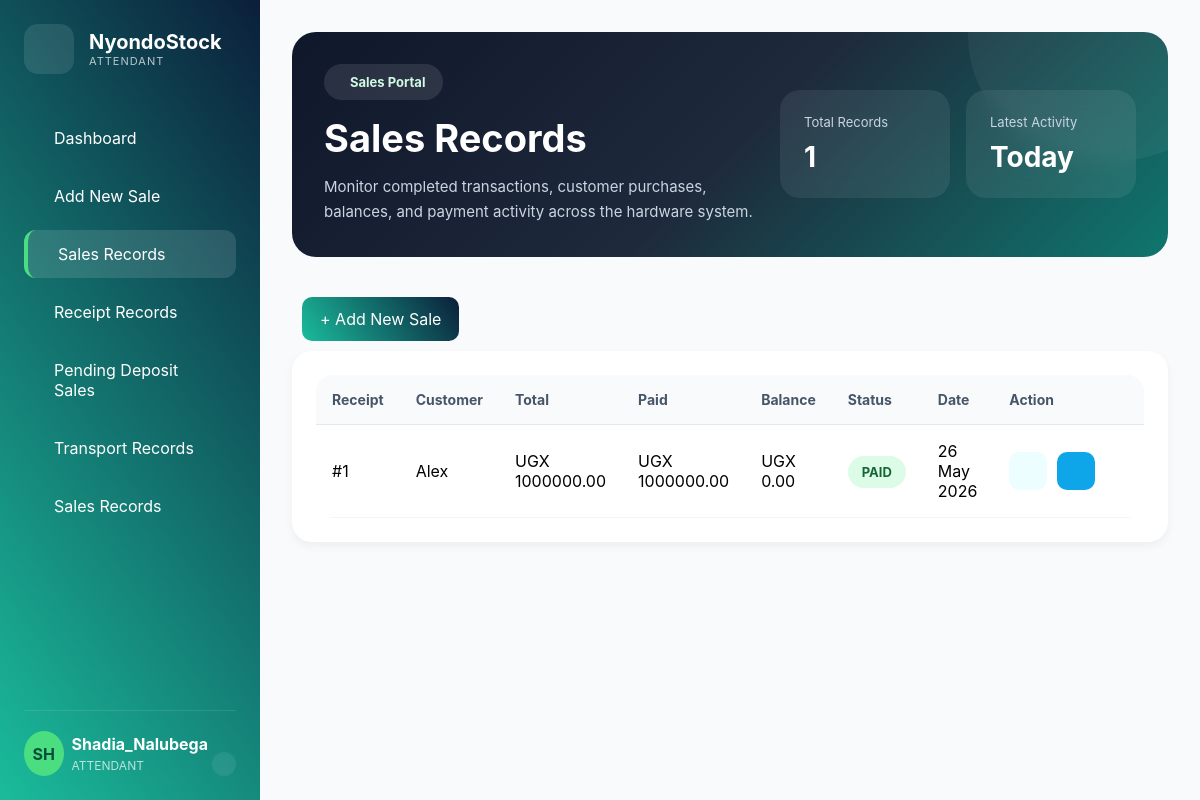
Page /sales_history/ (signed in) on the earlier database version.
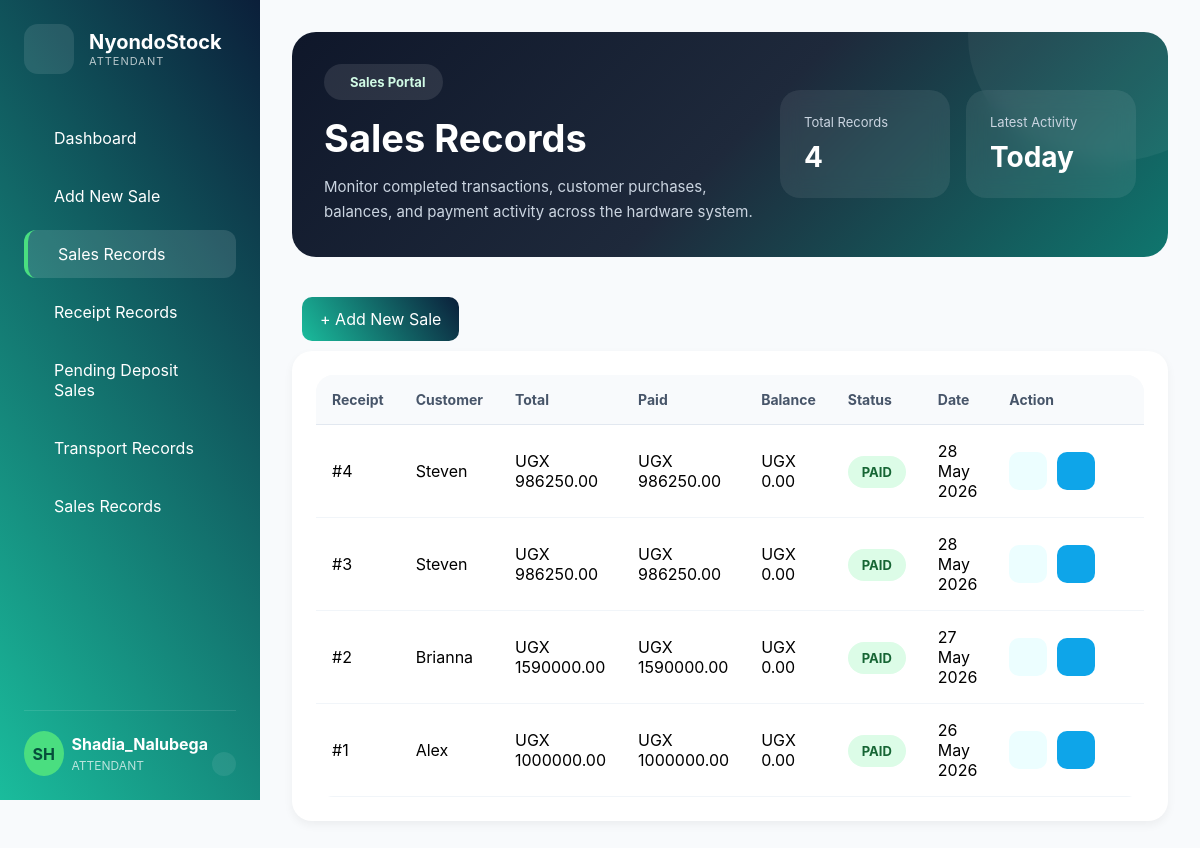
Same page on the later database version.
### sales_app/models.py (models this page shows)
class Sale(models.Model):
    PAYMENT_STATUS = (
        ('PAID', 'Paid'),
        ('PARTIAL', 'Partial'),
        ('CREDIT', 'Credit'),
    )
    PAYMENT_METHODS = (
        ('CASH', 'Cash'),
        ('MOMO', 'Mobile Money'),
        ('BANK', 'Bank Transfer'),
        ('CHEQUE', 'Cheque'),
    )
    SALE_SOURCES = (
        ('DIRECT', 'Direct Sale'),
        ('DEPOSIT', 'Deposit Completion'),
    )
    customer = models.ForeignKey(Customer, on_delete=models.SET_NULL, null=True)
    attendant = models.ForeignKey('auth.User', on_delete=models.SET_NULL, null=True)
    sale_source = models.CharField(
        max_length=20,
        choices=SALE_SOURCES,
        default='DIRECT'
    )
    deposit_reference = models.ForeignKey(
        'PendingCreditSale',
        on_delete=models.SET_NULL,
        null=True,
        blank=True,
        related_name='completed_sales'
    )
    subtotal_amount = models.DecimalField(
        max_digits=12,
        decimal_places=2,
        default=0
    )
    transport_charge = models.DecimalField(
        max_digits=12,
        decimal_places=2,
        default=0
    )
    total_amount = models.DecimalField(max_digits=12, decimal_places=2)
    payment_method = models.CharField(
    max_length=20,
    choices=PAYMENT_METHODS,
    default='CASH'
    )
    transaction_reference = models.CharField(
    max_length=100,
    blank=True,
    null=True
    )
    amount_paid = models.DecimalField(max_digits=12, decimal_places=2, default=0)
    balance = models.DecimalField(max_digits=12, decimal_places=2, default=0)
    payment_status = models.CharField(max_length=20, choices=PAYMENT_STATUS)
    pending_credit_sale = models.OneToOneField(
    'PendingCreditSale',
    on_delete=models.SET_NULL,
    null=True,
    blank=True
    )
    completed_sale = models.BooleanField(default=False)
    requires_delivery = models.BooleanField(default=False)
    created_at = models.DateTimeField(auto_now_add=True)

### customers_app/models.py (models this page shows, shortened)
class Customer(models.Model):
    CUSTOMER_TYPES = (
        ('NORMAL', 'Normal Buyer'),
        ('RETAIL', 'Retailer'),
        ('WHOLESALE', 'Wholesaler'),
    )
    customer_name = models.CharField(max_length=200)
    phone_number = models.CharField(max_length=20)
    nin = models.CharField(
        max_length=14,
        unique=True,
        blank=True,
        null=True
    )
    customer_type = models.CharField(
        max_length=20,
        choices=CUSTOMER_TYPES,
        default='NORMAL'
    )
    address = models.TextField(blank=True)
    balance_due = models.DecimalField(
        max_digits=12,
        decimal_places=2,
        default=0
    )
    registered_at = models.DateTimeField(auto_now_add=True)

### sales_app/views.py (the view)
@login_required
@allowed_roles(['ADMIN', 'ATTENDANT'])
def sales_history(request):
    sales = Sale.objects.select_related(
        'customer',
        'attendant'
    ).order_by('-created_at')
    context = {
        'sales': sales
    }
    return render(
        request,
        'attendant/sales_history.html',
        context
    )

### templates/attendant/sales_history.html (shortened to what this page needs)
{% extends 'manager/base_manager.html' %}
{% block content %}
<div class="records-hero">
    <div class="hero-left">
        <div class="hero-badge">
            Sales Portal
        </div>
        <h1>
            Sales Records
        </h1>
        <p>
            Monitor completed transactions, customer purchases,
            balances, and payment activity across the hardware system.
        </p>
    </div>
    <div class="hero-stats">
        <div class="hero-stat-card">
            <span>
                Total Records
            </span>
            <strong>
                {{ sales.count }}
            </strong>
        </div>
        <div class="hero-stat-card">
            <span>
                Latest Activity
            </span>
            <strong>
                Today
            </strong>
        </div>
    </div>
</div>
<div class="receipt-actions">
    <a href="{% url 'create_sale' %}" class="btn btn-primary">
        + Add New Sale
    </a>
</div>
<div class="history-card">
    <div class="history-table-wrapper">
    <table class="history-table">
        <thead>
            <tr>
                <th>Receipt</th>
                <th>Customer</th>
                <th>Total</th>
                <th>Paid</th>
                <th>Balance</th>
                <th>Status</th>
                <th>Date</th>
                <th>Action</th>
            </tr>
        </thead>
        <tbody>
            {% for sale in sales %}
            <tr>
                <td>
                    #{{ sale.id }}
                </td>
                <td>
                    {{ sale.customer.customer_name }}
                </td>
                <td>
                    UGX {{ sale.total_amount }}
                </td>
                <td>
                    UGX {{ sale.amount_paid }}
                </td>
                <td>
                    UGX {{ sale.balance }}
                </td>
                <td>
                    <span class="status-badge
                    {% if sale.payment_status == 'PAID' %}
                        paid
                    {% elif sale.payment_status == 'PARTIAL' %}
                        partial
                    {% else %}
                        credit
                    {% endif %}
                    ">
                        {{ sale.payment_status }}
                    </span>
                </td>
                <td>
                    {{ sale.created_at|date:"d M Y" }}
                </td>
                <td>
            <div class="action-buttons">
              <a href="{% url 'sale_details' sale.id %}" class="action-btn">
              </a>
              <a
                href="{% url 'edit_sale' sale.id %}"
                class="btn-icon edit"
              >
              </a>
              <a
                href="{% url 'sale_receipt' sale.id %}"
                class="btn-icon receipt-btn"
              >
              </a>
            </div>
          </td>
            </tr>
            {% empty %}
            <tr>
                <td colspan="8">
                    No sales found.
                </td>
            </tr>
            {% endfor %}
        </tbody>
    </table>
    </div>
</div>
{% endblock %}

### templates/manager/base_manager.html (shortened to what this page needs)
<!doctype html>
<html lang="en">
  <head>
    <link
      rel="stylesheet"
      href="https://cdnjs.cloudflare.com/ajax/libs/font-awesome/6.0.0/css/all.min.css"
    />
  </head>
  <body>
    <div class="layout">
      {% include 'manager/partials/sidebar.html' %}
      <main class="main">
        {% block content %}
        {% endblock %}
      </main>
    </div>
  </body>
</html>

### templates/manager/partials/sidebar.html (shortened to what this page needs)
<aside class="sidebar">
    <div class="logo-section">
        <div class="logo-icon">
        </div>
        <div>
            <h2>NyondoStock</h2>
            <p>
            <span>
                {% for group in request.user.groups.all %}
                {{ group.name }}
                {% endfor %}
            </span>
            </p>
        </div>
    </div>
    {% for group in request.user.groups.all %}
    {% if group.name == 'ADMIN' or group.name == 'ATTENDANT' %}
    <nav class="nav-menu">
        <a href="{% url 'attendant_dashboard' %}"
        class="nav-item {% if request.resolver_match.url_name == 'attendant_dashboard' %}active{% endif %}">
            Dashboard
        </a>
        <a href="{% url 'create_sale' %}"class="nav-item {% if request.resolver_match.url_name == 'create_sale' %}active{% endif %}">
            Add New Sale
        </a>
        <a href="{% url 'sales_history' %}"class="nav-item {% if request.resolver_match.url_name == 'sales_history' %}active{% endif %}">
            Sales Records
        </a>
        <a href="{% url 'receipt_records' %}"class="nav-item {% if request.resolver_match.url_name == 'receipt_records' %}active{% endif %}">
            Receipt Records
        </a>
        <a href="{% url 'pending_deposit_sales' %}"class="nav-item {% if request.resolver_match.url_name == 'pending_deposit_sales' %}active{% endif %}">
            Pending Deposit Sales
        </a>
        <a href="{% url 'transport_records' %}"class="nav-item {% if request.resolver_match.url_name == 'transport_records' %}active{% endif %}">
            Transport Records
        </a>
        <a href="{% url 'stock_check' %}"class="nav-item {% if request.resolver_match.url_name == 'stock_check' %}active{% endif %}">
            Sales Records
        </a>
    </nav>
    {% endif %}
    {% endfor %}
    <div class="sidebar-footer">
        <div class="avatar">
            {{ request.user.username|slice:":2"|upper }}
        </div>
        <div class="user-details">
             <div style="display: inline-block;">
            <strong>
                {{ request.user.username }}
            </strong>
            <span>
                {% for group in request.user.groups.all %}
                {{ group.name }}
                {% endfor %}
            </span>
            </div>
            <a href="{% url 'logout' %}" class="logout-btn">
            </a>
        </div>
    </div>
</aside>

### templates/manager/base_manager.html (style rules this page uses)
:root { --sidebar-gradient: linear-gradient(235deg, #0b1f3a, #1abc9c); --body-bg: #f8fafc; --card-bg: #ffffff; --text-dark: #1e293b; --text-muted: #64748b; --border-color: #e2e8f0; --shadow: 0 10px 25px rgba(20, 184, 166, 0.14), 0 4px 18px rgba(16, 185, 129, 0.12), 0 0 0 1px rgba(45, 212, 191, 0.08); --radius: 18px; }
* { margin: 0; padding: 0; box-sizing: border-box; font-family: "Inter", sans-serif; }
body { background: var(--body-bg); overflow-x: hidden; }
.layout { display: flex; min-height: 100vh; }
.sidebar { width: 260px; background: var(--sidebar-gradient); color: white; padding: 24px; display: flex; flex-direction: column; height: 100vh; position: sticky; left: 0; top: 0; overflow-y: auto; flex-shrink: 0; }
.nav-item.active { background: rgba(255, 255, 255, 0.12); color: white; border-left: 4px solid #4ade80; }
.logo-section { display: flex; align-items: center; gap: 15px; margin-bottom: 40px; }
.logo-icon { width: 50px; height: 50px; border-radius: 14px; background: rgba(255, 255, 255, 0.1); display: flex; align-items: center; justify-content: center; font-size: 24px; }
.logo-section h2 { font-size: 20px; }
.logo-section p { font-size: 11px; opacity: 0.7; letter-spacing: 1px; }
.nav-menu { flex-grow: 1; }
.nav-item { display: flex; align-items: center; gap: 14px; text-decoration: none; color: white; padding: 14px 16px; border-radius: 12px; margin-bottom: 10px; transition: 0.3s; }
.sidebar-footer { display: flex; align-items: center; gap: 8px; padding-top: 20px; border-top: 1px solid #ffffff1a; }
.avatar { width: 75px; height: 45px; border-radius: 50%; background: #4ade80; color: #064e3b; display: flex; align-items: center; justify-content: center; font-weight: bold; }
.user-details { display: flex; justify-content: space-between; align-items: center; gap: 4px; flex-direction: row; }
.user-details span { font-size: 12px; opacity: 0.7; }
.logout-btn { display: flex; align-items: center; gap: 8px; padding: 12px 12px; border-radius: 12px; text-decoration: none; color: white; margin-top: 20px; background: rgba(255, 255, 255, 0.08); transition: 0.3s; }
.main { min-height: 100vh; flex: 1; overflow-x: hidden; min-width: 0; padding: 32px; }
.card, .stat-card, table, .form-control, input, select, textarea { box-shadow: var(--shadow); }
table { width: 100%; border-collapse: collapse; }
table th { text-align: left; padding: 14px; color: var(--text-muted); font-size: 13px; border-bottom: 1px solid var(--border-color); }
table td { padding: 16px 14px; border-bottom: 1px solid var(--border-color); }
tbody tr { transition: 0.2s; }
.btn { border: none; padding: 12px 18px; margin: 10px; border-radius: 10px; cursor: pointer; text-decoration: none; display: inline-flex; justify-content: center; align-items: center; gap: 8px; }
.btn-primary { background: linear-gradient(235deg, #0b1f3a, #1abc9c); color: white; }

Differences in the rows shown:
added Sale: id "4", customer.customer_name "Steven", total_amount "986250.00", amount_paid "986250.00", balance "0.00", payment_status "PAID", created_at "28 May 2026"
added Sale: id "3", customer.customer_name "Steven", total_amount "986250.00", amount_paid "986250.00", balance "0.00", payment_status "PAID", created_at "28 May 2026"
added Sale: id "2", customer.customer_name "Brianna", total_amount "1590000.00", amount_paid "1590000.00", balance "0.00", payment_status "PAID", created_at "27 May 2026"
Other differences:
{{ sales.count }}: "1" → "4"
